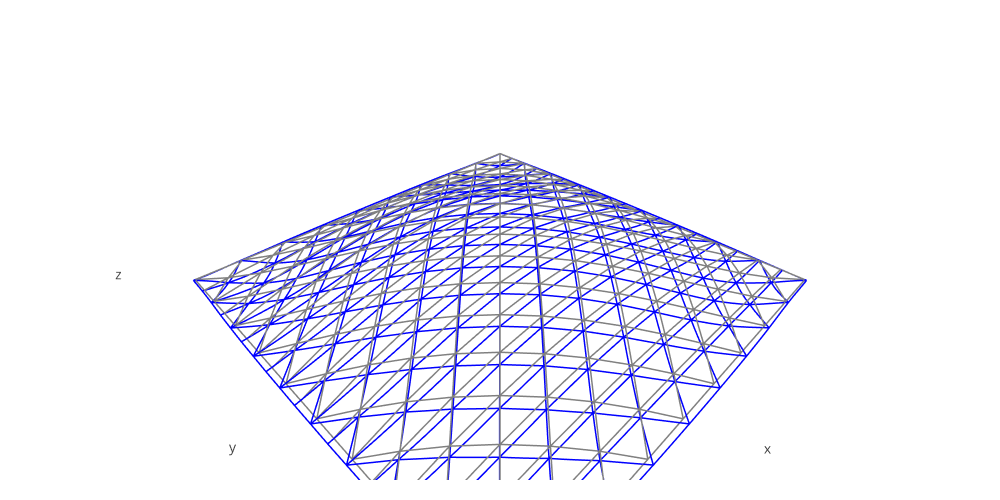

Notebook cell for this chart:
### Markdown cell above
# Viewer

### Code cell
i=73
gridt=1
GRSp = tp.GridShell(GRSA[i].span,GRSA[i].height,200,15,GRSA[i].gN,4,gridt)
tk.CreateGeom(GRSp)    
GRSp.SupType = 2
amp=GRSA[i].span/300
GRSi = imp.imperfectionDisp(GRSp, amp)
#print('{0:.2f}'.format(-alfa / 1000))
iplt(ptk.PlotImp(GRSp,GRSi,10))

### Figure 1 — Plotly figure (JSON) as saved in the notebook; plotly's stock layout.template omitted (floating-point values rounded to 4 significant figures; data arrays with more than 128 entries replaced by an {"elided": "..."} marker saying what was removed)
{"data": [{"line": {"color": "grey", "width": 3}, "mode": "lines", "type": "scatter3d", "x": {"elided": "6480 float values"}, "y": {"elided": "6480 float values"}, "z": {"elided": "6480 float values"}}, {"line": {"color": "blue", "width": 3}, "mode": "lines", "type": "scatter3d", "x": {"elided": "6480 float values"}, "y": {"elided": "6480 float values"}, "z": {"elided": "6480 float values"}}], "layout": {"height": 500, "hovermode": "closest", "margin": {"b": 20, "l": 5, "r": 5, "t": 40}, "scene": {"aspectmode": "data", "xaxis": {"showgrid": false, "showline": false, "showticklabels": false, "ticks": "", "zeroline": false}, "yaxis": {"showgrid": false, "showline": false, "showticklabels": false, "ticks": "", "zeroline": false}, "zaxis": {"showgrid": false, "showline": false, "showticklabels": false, "ticks": "", "zeroline": false}}, "showlegend": false, "width": 1000}}
